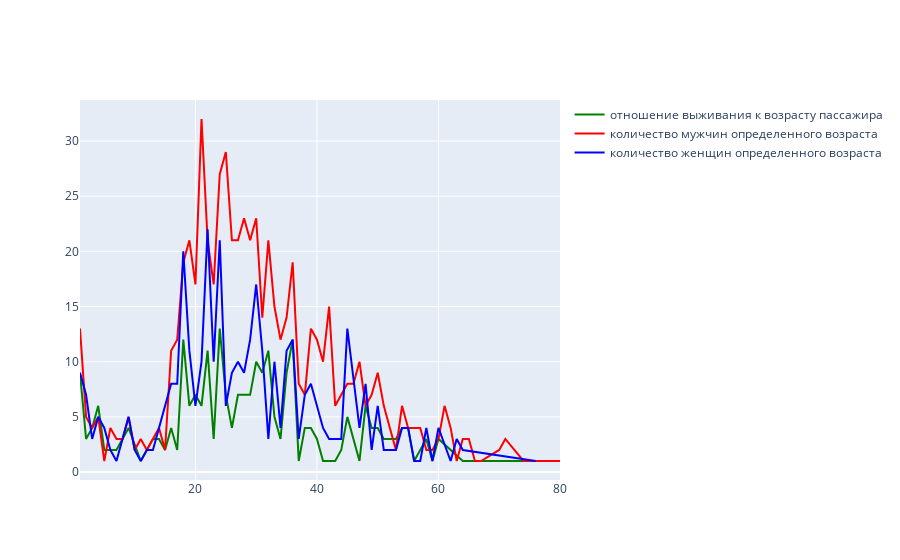

Source (notebook cell):
### Markdown cell above
График на котором отобразим количество выцживших каждой возрастной группы, а также изначальное количество мужчин и женщин разных возрастов.

### Code cell
survived_counts = data[data['survived'] == 1].groupby('age').size().reset_index(name='count')
male_count = data[data["sex"] == "male"].groupby('age').size().reset_index(name='count')
female_count = data[data["sex"] == "female"].groupby('age').size().reset_index(name='count')

fig = go.Figure()

fig.add_trace(go.Scatter(x=survived_counts["age"], y=survived_counts["count"], mode="lines", name="отношение выживания к возрасту пассажира", line=dict(color='green')))
fig.add_trace(go.Scatter(x=male_count['age'], y=male_count["count"], mode='lines', name="количество мужчин определенного возраста", line=dict(color='red')))
fig.add_trace(go.Scatter(x=female_count['age'], y=female_count["count"], mode='lines', name="количество женщин определенного возраста", line=dict(color='blue')))


fig.show()

### Figure 1 — Plotly figure (JSON) as saved in the notebook; plotly's stock layout.template omitted (floating-point values rounded to 4 significant figures)
{"data": [{"line": {"color": "green"}, "mode": "lines", "name": "отношение выживания к возрасту пассажира", "type": "scatter", "x": [1, 2, 3, 4, 5, 6, 7, 8, 9, 11, 12, 13, 14, 15, 16, 17, 18, 19, 20, 21, 22, 23, 24, 25, 26, 27, 28, 29, 30, 31, 32, 33, 34, 35, 36, 37, 38, 39, 40, 41, 42, 43, 44, 45, 47, 48, 49, 50, 51, 52, 53, 54, 55, 56, 58, 59, 60, 64, 76, 80], "y": [9, 3, 4, 6, 2, 2, 2, 3, 4, 1, 2, 3, 3, 2, 4, 2, 12, 6, 7, 6, 11, 3, 13, 7, 4, 7, 7, 7, 10, 9, 11, 5, 3, 9, 12, 1, 4, 4, 3, 1, 1, 1, 2, 5, 1, 6, 4, 4, 3, 3, 3, 4, 4, 1, 3, 1, 3, 1, 1, 1]}, {"line": {"color": "red"}, "mode": "lines", "name": "количество мужчин определенного возраста", "type": "scatter", "x": [1, 2, 3, 4, 5, 6, 7, 8, 9, 10, 11, 12, 13, 14, 15, 16, 17, 18, 19, 20, 21, 22, 23, 24, 25, 26, 27, 28, 29, 30, 31, 32, 33, 34, 35, 36, 37, 38, 39, 40, 41, 42, 43, 44, 45, 46, 47, 48, 49, 50, 51, 52, 53, 54, 55, 56, 57, 58, 59, 60, 61, 62, 63, 64, 65, 66, 67, 70, 71, 74, 80], "y": [13, 5, 4, 5, 1, 4, 3, 3, 5, 2, 3, 2, 3, 4, 2, 11, 12, 19, 21, 17, 32, 21, 17, 27, 29, 21, 21, 23, 21, 23, 14, 21, 15, 12, 14, 19, 8, 7, 13, 12, 10, 15, 6, 7, 8, 8, 10, 6, 7, 9, 6, 4, 2, 6, 4, 4, 4, 2, 2, 3, 6, 4, 1, 3, 3, 1, 1, 2, 3, 1, 1]}, {"line": {"color": "blue"}, "mode": "lines", "name": "количество женщин определенного возраста", "type": "scatter", "x": [1, 2, 3, 4, 5, 6, 7, 8, 9, 10, 11, 12, 13, 14, 15, 16, 17, 18, 19, 20, 21, 22, 23, 24, 25, 26, 27, 28, 29, 30, 31, 32, 33, 34, 35, 36, 37, 38, 39, 40, 41, 42, 43, 44, 45, 47, 48, 49, 50, 51, 52, 53, 54, 55, 56, 57, 58, 59, 60, 62, 63, 64, 76], "y": [9, 7, 3, 5, 4, 2, 1, 3, 5, 2, 1, 2, 2, 4, 6, 8, 8, 20, 11, 6, 10, 22, 10, 21, 6, 9, 10, 9, 12, 17, 11, 3, 10, 4, 11, 12, 3, 7, 8, 6, 4, 3, 3, 3, 13, 4, 8, 2, 6, 2, 2, 2, 4, 4, 1, 1, 4, 1, 4, 1, 3, 2, 1]}], "layout": {}}
